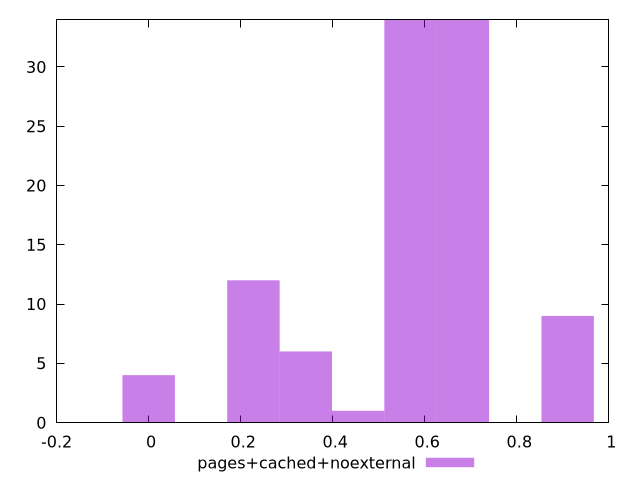

Recreate this plot in gnuplot.
$_pagesCachedNoexternal <<EOF
0 4
0.5690269162953917 34
0.68283229955447 34
0.341416149777235 6
0.9104430660726267 9
0.22761076651815668 12
0.45522153303631335 1
EOF
set key outside below
set terminal pngcairo
set output "report_00004_2020-11-02T20-21-41.718Z/cumulative-layout-shift/pages+cached+noexternal//hist.png"
set yrange [0:34]
set boxwidth 0.11380538325907834
set style fill transparent solid 0.5 noborder
plot $_pagesCachedNoexternal title "pages+cached+noexternal" with boxes ,
